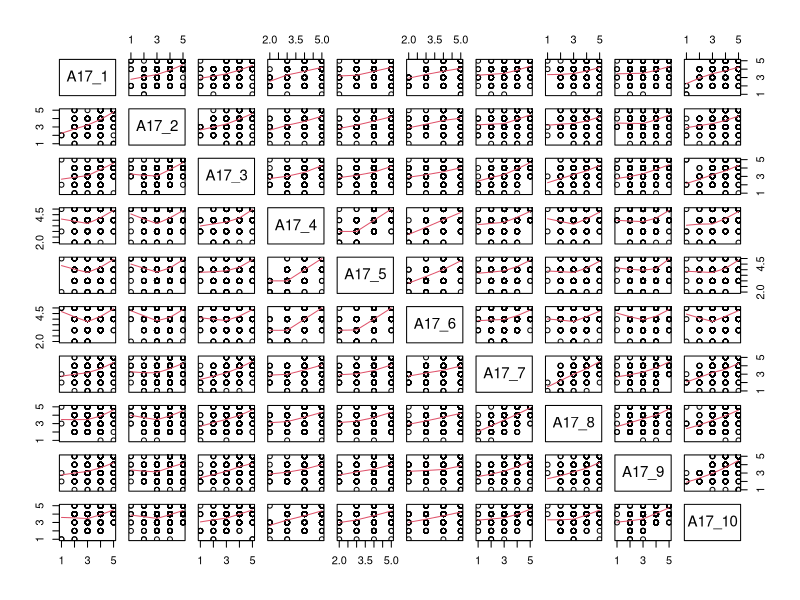

This figure's R source:
library(dplyr)
library(haven)
library(psy)

df <- read_spss("Rawdata.sav")

df2 <- df %>% # 산점도 행렬
  select(A17_1:A17_10)
windows()
pairs(df2, panel = panel.smooth)

df_1 <- df %>% 
  select(A17_1:A17_3)
cronbach(df_1)

df_2 <- df %>% 
  select(A17_4:A17_6)
cronbach(df_2)

df_3 <- df %>% 
  select(A17_7:A17_8)
cronbach(df_3)

df_4 <- df %>% 
  select(A17_9:A17_10)
cronbach(df_4)
